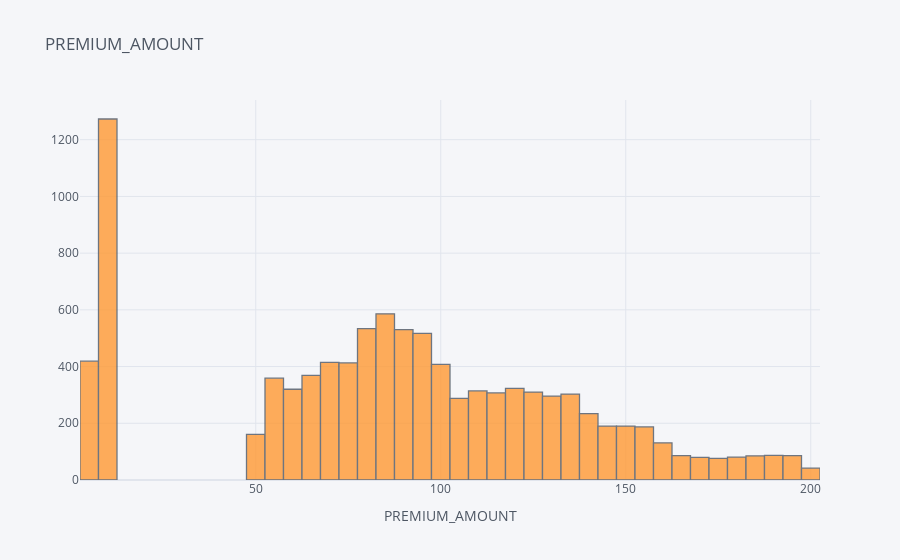
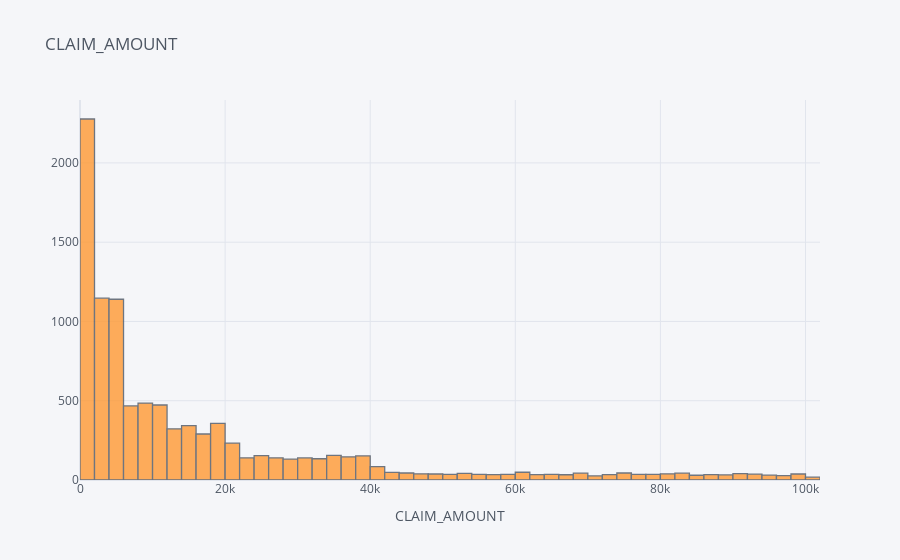
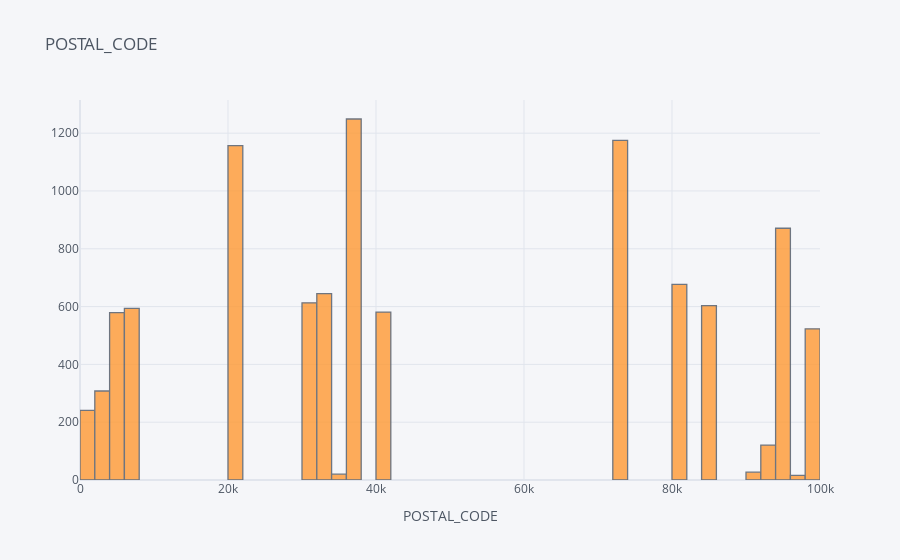
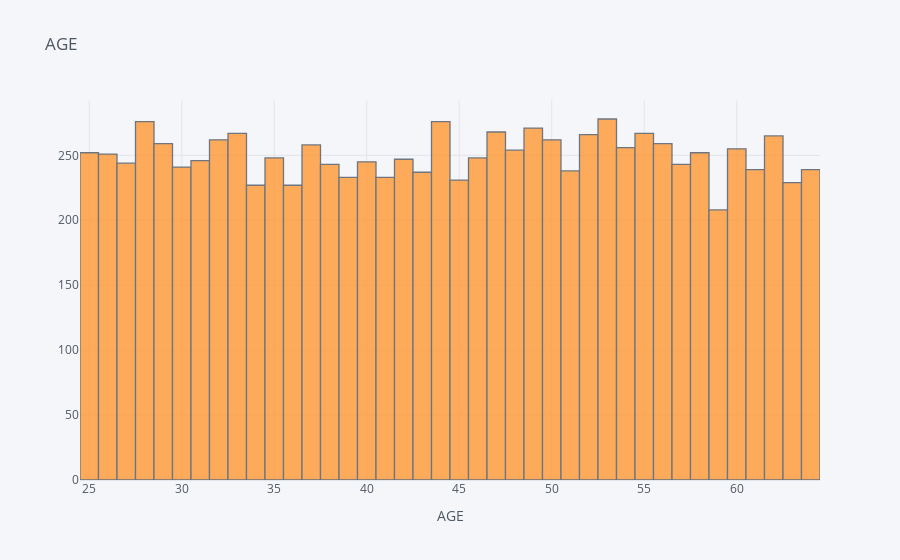

Notebook code for these charts, in order:
### Code cell
for c in numeric_columns:
    data[c].iplot(kind='hist',title=c,xTitle=c)
    plt.show()

### Figure 1 — Plotly figure (JSON) as saved in the notebook; plotly's stock layout.template omitted (floating-point values rounded to 4 significant figures; data arrays with more than 128 entries replaced by an {"elided": "..."} marker saying what was removed)
{"data": [{"histfunc": "count", "histnorm": "", "marker": {"color": "rgba(255, 153, 51, 1.0)", "line": {"color": "#4D5663", "width": 1.3}}, "name": "PREMIUM_AMOUNT", "opacity": 0.8, "orientation": "v", "type": "histogram", "x": {"elided": "10000 float values"}}], "layout": {"barmode": "overlay", "legend": {"bgcolor": "#F5F6F9", "font": {"color": "#4D5663"}}, "paper_bgcolor": "#F5F6F9", "plot_bgcolor": "#F5F6F9", "title": {"font": {"color": "#4D5663"}, "text": "PREMIUM_AMOUNT"}, "xaxis": {"gridcolor": "#E1E5ED", "showgrid": true, "tickfont": {"color": "#4D5663"}, "title": {"font": {"color": "#4D5663"}, "text": "PREMIUM_AMOUNT"}, "zerolinecolor": "#E1E5ED"}, "yaxis": {"gridcolor": "#E1E5ED", "showgrid": true, "tickfont": {"color": "#4D5663"}, "title": {"font": {"color": "#4D5663"}, "text": ""}, "zerolinecolor": "#E1E5ED"}}}

### Figure 2 — Plotly figure (JSON) as saved in the notebook; plotly's stock layout.template omitted (floating-point values rounded to 4 significant figures; data arrays with more than 128 entries replaced by an {"elided": "..."} marker saying what was removed)
{"data": [{"histfunc": "count", "histnorm": "", "marker": {"color": "rgba(255, 153, 51, 1.0)", "line": {"color": "#4D5663", "width": 1.3}}, "name": "CLAIM_AMOUNT", "opacity": 0.8, "orientation": "v", "type": "histogram", "x": {"elided": "10000 int values"}}], "layout": {"barmode": "overlay", "legend": {"bgcolor": "#F5F6F9", "font": {"color": "#4D5663"}}, "paper_bgcolor": "#F5F6F9", "plot_bgcolor": "#F5F6F9", "title": {"font": {"color": "#4D5663"}, "text": "CLAIM_AMOUNT"}, "xaxis": {"gridcolor": "#E1E5ED", "showgrid": true, "tickfont": {"color": "#4D5663"}, "title": {"font": {"color": "#4D5663"}, "text": "CLAIM_AMOUNT"}, "zerolinecolor": "#E1E5ED"}, "yaxis": {"gridcolor": "#E1E5ED", "showgrid": true, "tickfont": {"color": "#4D5663"}, "title": {"font": {"color": "#4D5663"}, "text": ""}, "zerolinecolor": "#E1E5ED"}}}

### Figure 3 — Plotly figure (JSON) as saved in the notebook; plotly's stock layout.template omitted (floating-point values rounded to 4 significant figures; data arrays with more than 128 entries replaced by an {"elided": "..."} marker saying what was removed)
{"data": [{"histfunc": "count", "histnorm": "", "marker": {"color": "rgba(255, 153, 51, 1.0)", "line": {"color": "#4D5663", "width": 1.3}}, "name": "POSTAL_CODE", "opacity": 0.8, "orientation": "v", "type": "histogram", "x": {"elided": "10000 int values"}}], "layout": {"barmode": "overlay", "legend": {"bgcolor": "#F5F6F9", "font": {"color": "#4D5663"}}, "paper_bgcolor": "#F5F6F9", "plot_bgcolor": "#F5F6F9", "title": {"font": {"color": "#4D5663"}, "text": "POSTAL_CODE"}, "xaxis": {"gridcolor": "#E1E5ED", "showgrid": true, "tickfont": {"color": "#4D5663"}, "title": {"font": {"color": "#4D5663"}, "text": "POSTAL_CODE"}, "zerolinecolor": "#E1E5ED"}, "yaxis": {"gridcolor": "#E1E5ED", "showgrid": true, "tickfont": {"color": "#4D5663"}, "title": {"font": {"color": "#4D5663"}, "text": ""}, "zerolinecolor": "#E1E5ED"}}}

### Figure 4 — Plotly figure (JSON) as saved in the notebook; plotly's stock layout.template omitted (floating-point values rounded to 4 significant figures; data arrays with more than 128 entries replaced by an {"elided": "..."} marker saying what was removed)
{"data": [{"histfunc": "count", "histnorm": "", "marker": {"color": "rgba(255, 153, 51, 1.0)", "line": {"color": "#4D5663", "width": 1.3}}, "name": "AGE", "opacity": 0.8, "orientation": "v", "type": "histogram", "x": {"elided": "10000 int values"}}], "layout": {"barmode": "overlay", "legend": {"bgcolor": "#F5F6F9", "font": {"color": "#4D5663"}}, "paper_bgcolor": "#F5F6F9", "plot_bgcolor": "#F5F6F9", "title": {"font": {"color": "#4D5663"}, "text": "AGE"}, "xaxis": {"gridcolor": "#E1E5ED", "showgrid": true, "tickfont": {"color": "#4D5663"}, "title": {"font": {"color": "#4D5663"}, "text": "AGE"}, "zerolinecolor": "#E1E5ED"}, "yaxis": {"gridcolor": "#E1E5ED", "showgrid": true, "tickfont": {"color": "#4D5663"}, "title": {"font": {"color": "#4D5663"}, "text": ""}, "zerolinecolor": "#E1E5ED"}}}
